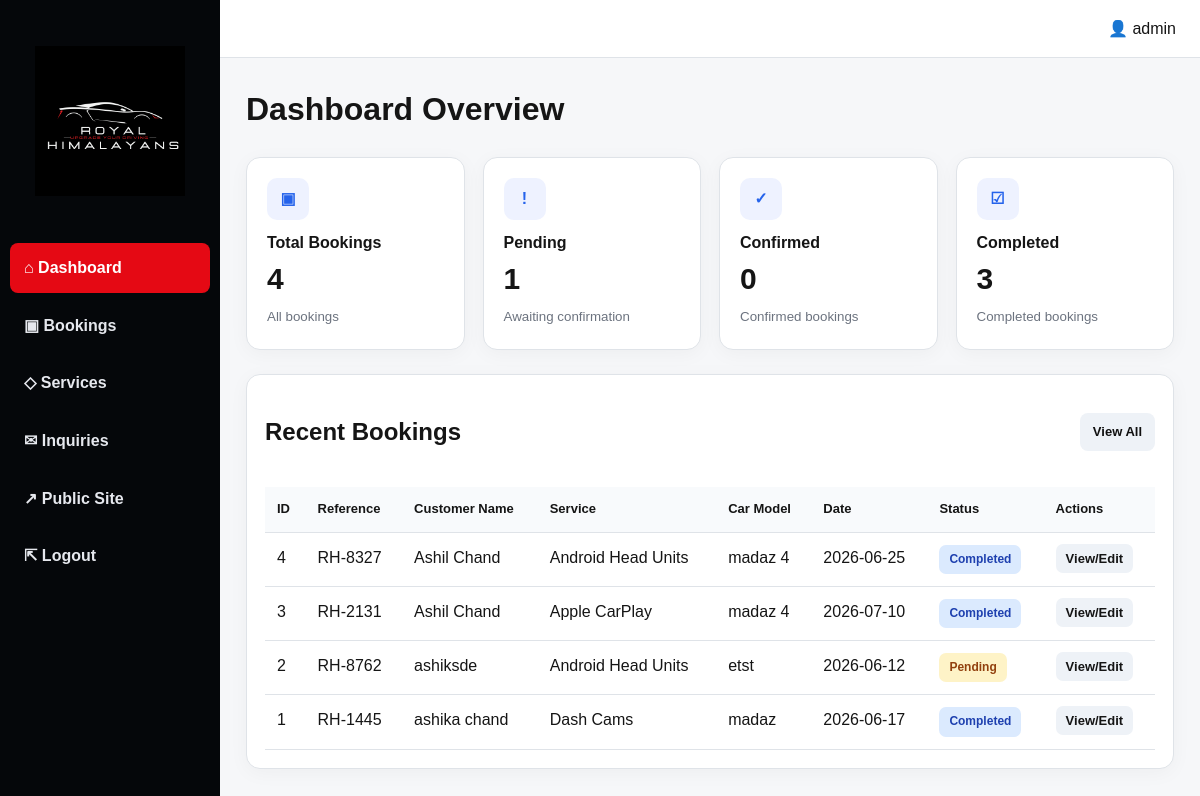
Screenshot of /admin/dashboard (signed in) with the database file from the repository.
### tables this page shows
CREATE TABLE bookings (
            id INTEGER PRIMARY KEY AUTOINCREMENT,
            booking_ref TEXT NOT NULL UNIQUE,
            customer_name TEXT NOT NULL,
            phone TEXT NOT NULL,
            car_model TEXT NOT NULL,
            service_id INTEGER NOT NULL,
            preferred_date TEXT NOT NULL,
            status TEXT NOT NULL DEFAULT 'Pending',
            notes TEXT,
            created_at TEXT NOT NULL DEFAULT CURRENT_TIMESTAMP,
            updated_at TEXT NOT NULL DEFAULT CURRENT_TIMESTAMP,
            FOREIGN KEY (service_id) REFERENCES services(id)
        );

CREATE TABLE services (
            id INTEGER PRIMARY KEY AUTOINCREMENT,
            name TEXT NOT NULL,
            slug TEXT NOT NULL UNIQUE,
            short_description TEXT NOT NULL,
            description TEXT NOT NULL,
            features TEXT NOT NULL,
            price_from INTEGER NOT NULL,
            image_filename TEXT NOT NULL,
            active INTEGER NOT NULL DEFAULT 1,
            created_at TEXT NOT NULL DEFAULT CURRENT_TIMESTAMP
        );

### app.py (the view)
@app.route("/admin/dashboard")
@login_required
def admin_dashboard():
    stats = {
        "total": query_db("SELECT COUNT(*) AS total FROM bookings", one=True)["total"],
        "pending": query_db("SELECT COUNT(*) AS total FROM bookings WHERE status = ?", ("Pending",), one=True)["total"],
        "confirmed": query_db("SELECT COUNT(*) AS total FROM bookings WHERE status = ?", ("Confirmed",), one=True)["total"],
        "completed": query_db("SELECT COUNT(*) AS total FROM bookings WHERE status = ?", ("Completed",), one=True)["total"],
    }
    recent_bookings = query_db(
        """
        SELECT b.*, s.name AS service_name
        FROM bookings b
        JOIN services s ON b.service_id = s.id
        ORDER BY b.created_at DESC
        LIMIT 5
        """
    )
    return render_template("admin/dashboard.html", stats=stats, bookings=recent_bookings)

### app.py (called while the page is built)
@app.context_processor
def inject_globals():
    return {
        "current_year": datetime.now().year,
        "admin_username": session.get("admin_username"),
    }

def login_required(view_func):
    @wraps(view_func)
    def wrapped_view(*args, **kwargs):
        if "admin_id" not in session:
            flash("Please log in to access the admin area.", "error")
            return redirect(url_for("admin_login", next=request.path))
        return view_func(*args, **kwargs)
    return wrapped_view

### database.py (called while the page is built)
def get_db() -> sqlite3.Connection:
    if "db" not in g:
        db_path = current_app.config.get("DATABASE_PATH", "royal_himalayans.db")
        g.db = sqlite3.connect(db_path)
        g.db.row_factory = sqlite3.Row
        g.db.execute("PRAGMA foreign_keys = ON")
    return g.db

def query_db(query: str, args: tuple[Any, ...] = (), one: bool = False):
    cur = get_db().execute(query, args)
    rows = cur.fetchall()
    cur.close()
    return (rows[0] if rows else None) if one else rows

### templates/admin/dashboard.html (shortened to what this page needs)
{% extends 'admin/admin_base.html' %}
{% block content %}
<h1>Dashboard Overview</h1>
<section class="stat-grid">
    <article class="stat-card"><span>▣</span><p>Total Bookings</p><strong>{{ stats.total }}</strong><small>All bookings</small></article>
    <article class="stat-card"><span>!</span><p>Pending</p><strong>{{ stats.pending }}</strong><small>Awaiting confirmation</small></article>
    <article class="stat-card"><span>✓</span><p>Confirmed</p><strong>{{ stats.confirmed }}</strong><small>Confirmed bookings</small></article>
    <article class="stat-card"><span>☑</span><p>Completed</p><strong>{{ stats.completed }}</strong><small>Completed bookings</small></article>
</section>
<section class="admin-card">
    <div class="admin-card-head">
        <h2>Recent Bookings</h2>
        <a class="btn btn-small" href="{{ url_for('admin_bookings') }}">View All</a>
    </div>
    {% include 'admin/partials/bookings_table.html' %}
</section>
{% endblock %}

### templates/admin/partials/bookings_table.html
<div class="table-wrap">
    <table class="admin-table">
        <thead>
            <tr>
                <th>ID</th>
                <th>Reference</th>
                <th>Customer Name</th>
                <th>Service</th>
                <th>Car Model</th>
                <th>Date</th>
                <th>Status</th>
                <th>Actions</th>
            </tr>
        </thead>
        <tbody>
            {% for booking in bookings %}
                <tr>
                    <td>{{ booking.id }}</td>
                    <td>{{ booking.booking_ref }}</td>
                    <td>{{ booking.customer_name }}</td>
                    <td>{{ booking.service_name }}</td>
                    <td>{{ booking.car_model }}</td>
                    <td>{{ booking.preferred_date }}</td>
                    <td><span class="status status-{{ booking.status|lower }}">{{ booking.status }}</span></td>
                    <td><a class="icon-btn" href="{{ url_for('admin_booking_detail', booking_id=booking.id) }}">View/Edit</a></td>
                </tr>
            {% else %}
                <tr><td colspan="8">No bookings found.</td></tr>
            {% endfor %}
        </tbody>
    </table>
</div>

### static/css/style.css (style rules this page uses)
:root { --black: #05070a; --black-2: #0d1117; --red: #e50914; --red-dark: #b90710; --white: #ffffff; --light: #f4f6f8; --muted: #6c737f; --border: #dfe3e8; --green: #1f9d55; --orange: #f59e0b; --blue: #2563eb; --shadow: 0 16px 45px rgba(0, 0, 0, 0.18); }
* { box-sizing: border-box; }
html { scroll-behavior: smooth; }
body { margin: 0; font-family: Arial, Helvetica, sans-serif; color: #151515; background: var(--light); line-height: 1.6; }
a { color: inherit; text-decoration: none; }
.btn { display: inline-flex; align-items: center; justify-content: center; gap: 8px; padding: 12px 22px; border-radius: 8px; font-weight: 800; border: 1px solid transparent; cursor: pointer; transition: .2s ease; }
.btn-small { padding: 8px 12px; font-size: 13px; background: #eef2f7; color: #111; }
.admin-body { background: #f6f7f9; display: grid; grid-template-columns: 220px 1fr; min-height: 100vh; }
.admin-content h1 { margin-top: 0; }
.stat-grid { display: grid; grid-template-columns: repeat(4, 1fr); gap: 18px; margin-bottom: 24px; }
.stat-card, .admin-card { background: #fff; border: 1px solid var(--border); border-radius: 14px; box-shadow: 0 4px 20px rgba(0,0,0,.04); }
.stat-card { padding: 20px; }
.stat-card span { display: inline-grid; place-items: center; width: 42px; height: 42px; background: #eef2ff; border-radius: 10px; color: var(--blue); font-weight: 900; }
.stat-card p { margin: 10px 0 0; font-weight: 800; }
.stat-card strong { display: block; font-size: 30px; }
.stat-card small { color: var(--muted); }
.admin-card { padding: 18px; }
.admin-card-head, .page-head { display: flex; justify-content: space-between; align-items: center; gap: 16px; margin-bottom: 16px; }
.table-wrap { overflow-x: auto; }
.admin-table { width: 100%; border-collapse: collapse; min-width: 850px; }
.admin-table th, .admin-table td { padding: 12px; border-bottom: 1px solid var(--border); text-align: left; vertical-align: top; }
.admin-table th { background: #f8fafc; font-size: 13px; }
.icon-btn { padding: 7px 10px; background: #eef2f7; border-radius: 7px; font-weight: 800; font-size: 13px; }
.status { display: inline-block; padding: 5px 10px; border-radius: 7px; font-size: 12px; font-weight: 900; }
.status-pending { color: #92400e; background: #fef3c7; }
.status-completed { color: #1e40af; background: #dbeafe; }

### rows the page displays
bookings: id "4", booking_ref "RH-8327", customer_name "Ashil Chand", service_name "Android Head Units", car_model "madaz 4", preferred_date "2026-06-25", status "Completed"
bookings: id "3", booking_ref "RH-2131", customer_name "Ashil Chand", service_name "Apple CarPlay", car_model "madaz 4", preferred_date "2026-07-10", status "Completed"
bookings: id "2", booking_ref "RH-8762", customer_name "ashiksde", service_name "Android Head Units", car_model "etst", preferred_date "2026-06-12", status "Pending"
bookings: id "1", booking_ref "RH-1445", customer_name "ashika chand", service_name "Dash Cams", car_model "madaz", preferred_date "2026-06-17", status "Completed"

### other values shown
{{ admin_username or 'Admin' }} "admin"
{{ stats.total }} "4"
{{ stats.pending }} "1"
{{ stats.confirmed }} "0"
{{ stats.completed }} "3"
